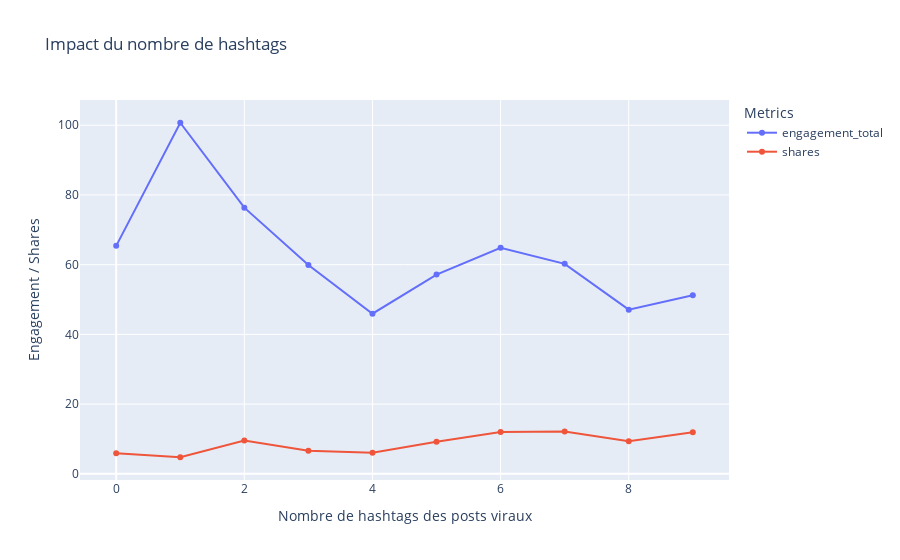

The notebook cell saved with this chart:
### Code cell
fig = go.Figure()

fig.add_trace(go.Scatter(
    x=hashtag_impact.head(10)["nbr_hashtags"],
    y=hashtag_impact.head(10)["mean_engagement_total"],
    mode='lines+markers',
    name='engagement_total'
))

fig.add_trace(go.Scatter(
    x=hashtag_impact.head(10)["nbr_hashtags"],
    y=hashtag_impact.head(10)["mean_shares"],
    mode='lines+markers',
    name='shares'
))

fig.update_layout(
    title="Impact du nombre de hashtags",
    xaxis_title="Nombre de hashtags des posts viraux",
    yaxis_title="Engagement / Shares",
    legend_title="Metrics",
)

fig.show()

### Figure 1 — Plotly figure (JSON) as saved in the notebook; plotly's stock layout.template omitted (floating-point values rounded to 4 significant figures)
{"data": [{"mode": "lines+markers", "name": "engagement_total", "type": "scatter", "x": [0, 1, 2, 3, 4, 5, 6, 7, 8, 9], "y": [65.4, 100.7, 76.37, 59.88, 45.94, 57.17, 64.83, 60.24, 47.09, 51.24]}, {"mode": "lines+markers", "name": "shares", "type": "scatter", "x": [0, 1, 2, 3, 4, 5, 6, 7, 8, 9], "y": [5.875, 4.762, 9.571, 6.635, 6.08, 9.195, 11.97, 12.13, 9.353, 11.91]}], "layout": {"legend": {"title": {"text": "Metrics"}}, "title": {"text": "Impact du nombre de hashtags"}, "xaxis": {"title": {"text": "Nombre de hashtags des posts viraux"}}, "yaxis": {"title": {"text": "Engagement / Shares"}}}}
